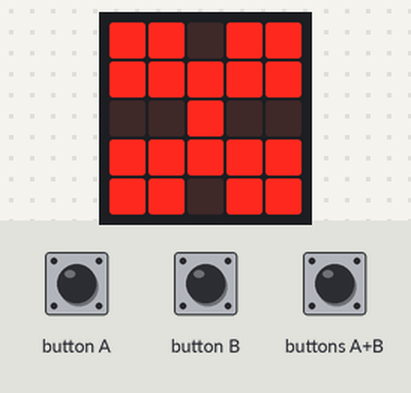
Simulated run of this program. Board: BBC micro:bit running MicroPython. Shown: the board's 5×5 LED display. Inputs (shaded band) come from the test bench.

Above: at 1.2 s.
1.3 s: button A pressed for 0.15 s
At 1.37 s:
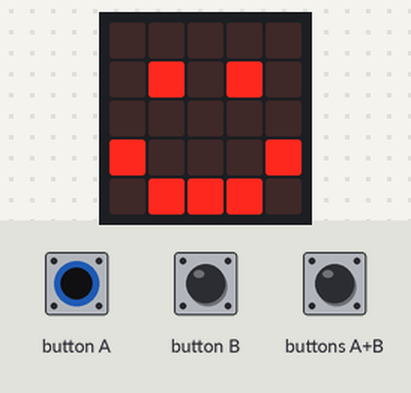
2.9 s: button B pressed for 0.15 s
At 2.97 s:
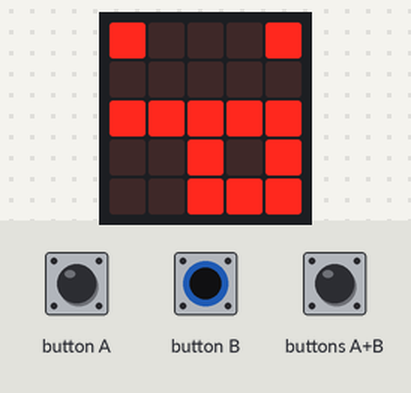
4.5 s: buttons A+B pressed for 0.15 s
At 4.57 s:
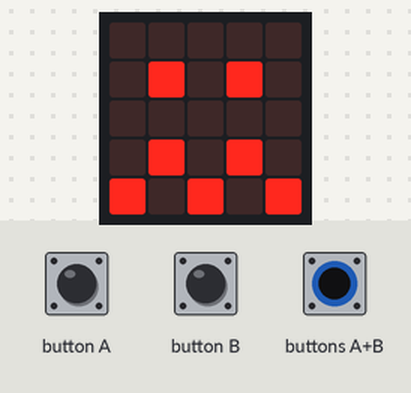
6.1 s: buttons A+B pressed for 3.2 s
10.8 s: button A pressed for 3.2 s
At 11.9 s:
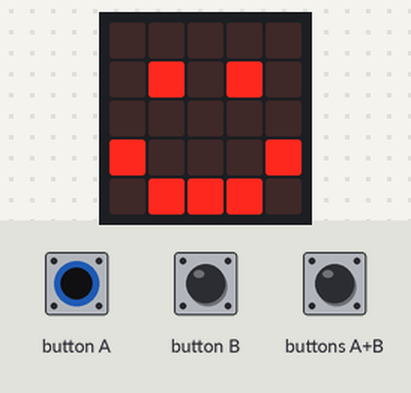
Timing chart, 0 to 13.8 s (numbered marks = the images above; inputs shaded):
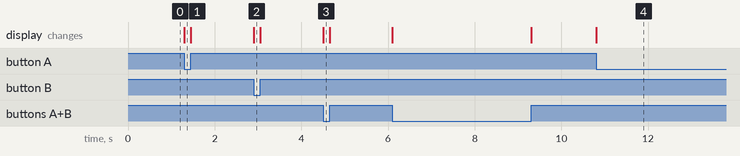

Measured:
- after the input at 1.3 s, the display: changes at once (image 1)
- after the input at 2.9 s, the display: changes at once (image 2)
- after the input at 4.5 s, the display: changes at once (image 3)
- after the input at 10.8 s, the display: changes at once (image 4)

The program:

Virtual_Pet.py
```python
from microbit import *

display.show(Image.BUTTERFLY)

while True:
  if button_a.is_pressed() and button_b.is_pressed():
    display.show(Image.CONFUSED)
  elif button_b.is_pressed():
    display.show(Image.SILLY)
  elif button_a.is_pressed():
    display.show(Image.HAPPY)
  else:
    display.show(Image.BUTTERFLY)
```
